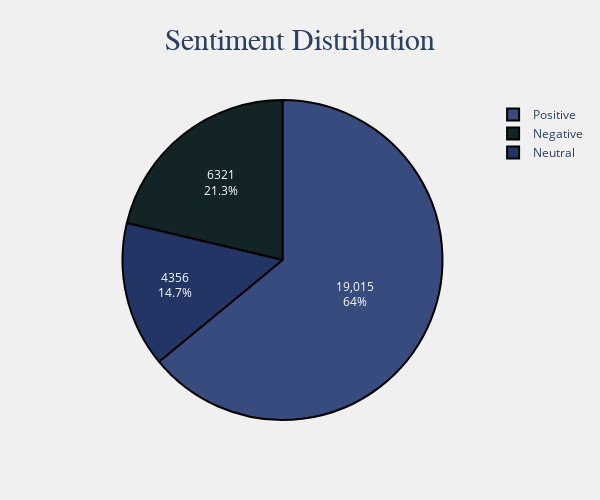

Here is the notebook cell this chart was saved with:
### Markdown cell above
### 4.1 Sentiment Distribution

In this Pie Chart Sentiment Distribution, we will display a visualization of the distribution of sentiment in the dataset. Using pie charts, we will show the proportions of sentiment categories such as positive, negative, and neutral. Through this visualization, it will be seen clearly and simply how the overall composition of sentiment in the dataset is

### Code cell
# Data
labels = data_visualization['Sentiment'].value_counts().index
values = data_visualization['Sentiment'].value_counts().values

# Define color sets of paintings
night_colors = ['rgb(56, 75, 126)', 'rgb(18, 36, 37)', 'rgb(34, 53, 101)']

# Create a pie chart
fig = go.Figure(data=[go.Pie(labels=labels, values=values, marker_colors=night_colors)])

# Tune layout and hover info
fig.update_traces(hoverinfo='label', textinfo='percent+value',
                  marker=dict(line=dict(color='#000000', width=2)))
fig.update_layout(title_text='Sentiment Distribution', 
                  title_x=0.5,
                  paper_bgcolor='rgb(240, 240, 240, 0.6)',
                  width=600, height=500,
                  title_font=dict(size=30, family='Arial'))
fig.show()

### Figure 1 — Plotly figure (JSON) as saved in the notebook; plotly's stock layout.template omitted (floating-point values rounded to 4 significant figures)
{"data": [{"hoverinfo": "label", "labels": ["Positive", "Negative", "Neutral"], "marker": {"colors": ["rgb(56, 75, 126)", "rgb(18, 36, 37)", "rgb(34, 53, 101)"], "line": {"color": "#000000", "width": 2}}, "textinfo": "percent+value", "type": "pie", "values": [19015, 6321, 4356]}], "layout": {"height": 500, "paper_bgcolor": "rgb(240, 240, 240, 0.6)", "title": {"font": {"family": "Arial", "size": 30}, "text": "Sentiment Distribution", "x": 0.5}, "width": 600}}
